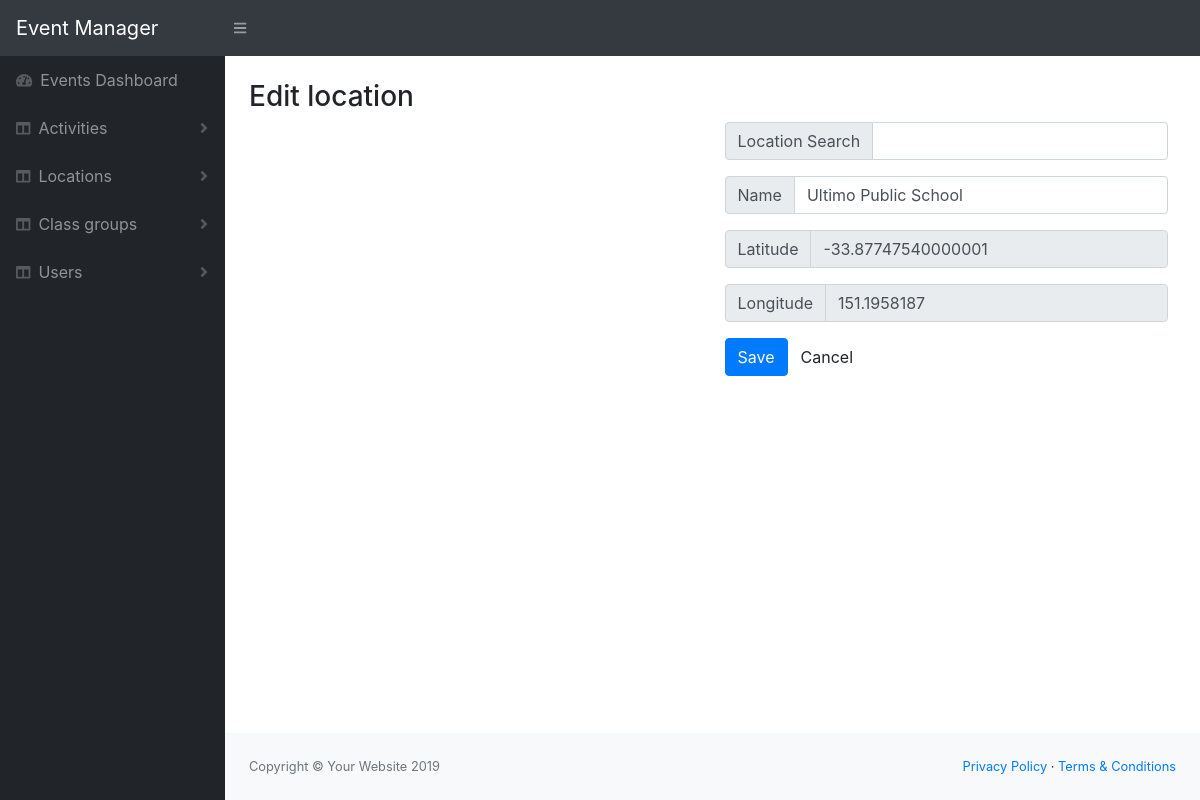
Screenshot of /location.php?id=1&a=e with the database file from the repository.
### tables this page shows
CREATE TABLE `location` (
  `id` int(11) NOT NULL,
  `name` varchar(255) NOT NULL,
  `latitude` varchar(255) NOT NULL,
  `longitude` varchar(255) NOT NULL,
  `disabled` tinyint(4) NOT NULL DEFAULT 0
);

### lib/Template.php (called while the page is built, shortened)
<?php
class Template{
    protected $template;
    public function __construct($template){
        $this->template = $template;
    }
    public function __toString(){
        include basename($this->template);
        return ob_get_clean();
    }
}

### lib/Database.php (called while the page is built, shortened)
<?php
Class Database{
    private $host = DB_HOST;
    private $user = DB_USER;
    private $pass = DB_PASS;
    private $dbname = DB_NAME;
    private $dbh;
    private $stmt;
    public function __construct(){
        $dsn = 'mysql:host='. $this->host .';dbname='. $this->dbname;
        $options = array(
            PDO::ATTR_PERSISTENT => true,
            PDO::ATTR_ERRMODE => PDO::ERRMODE_EXCEPTION
        );
        try{
            $this->dbh = new PDO($dsn, $this->user, $this->pass, $options);
        }catch(PDOException $ex){
            $this->error = $e->getMessage();
        }
    }
    public function query($query){
        $this->stmt = $this->dbh->prepare($query);
    }
    public function bind($param, $value, $type = null){
        if(is_null($type)){
            switch(true){
                default:
                    $type = PDO::PARAM_STR;
            }
        }
        $this->stmt->bindValue($param, $value, $type);
    }
    public function execute(){
        return $this->stmt->execute();
    }
    public function singleResult(){
        $this->execute();
        return $this->stmt->fetch(PDO::FETCH_OBJ);
    }
}

### lib/Location.php (called while the page is built, shortened)
<?php
class Location{
    private $db;
    public function __construct(){
        $this->db = new Database;
    }
    public function getLocation($id){
        $this->db->query("SELECT * FROM location WHERE id = :location_id");
        $this->db->bind(':location_id', $id);
        $results = $this->db->singleResult();
        return $results;
    }
}

### templates/single-location.php (the view, shortened to what this page needs)
<?php include 'inc/header.php' ?>
        <div class="d-flex justify-content-between">
            <h3><?php echo $title ?></h3>
        </div>
        <div class="row">
            <div class="col-6">
                <div id="map"></div>
            </div>
            <div class="col-6">
                <div class="form-group mr-2">
                        <div class="input-group">
                            <div class="input-group-prepend">
                                <label class="input-group-text" for="inputGroupSelect01">Location Search</label>
                            </div>
                            <input type="text" id="pac-input" class="form-control">
                        </div>
                </div>
                <form method="post" action="location.php">
                    <div class="form-group mr-2">
                        <div class="input-group">
                            <div class="input-group-prepend">
                                <label class="input-group-text" for="inputGroupSelect01">Name</label>
                            </div>
                            <input type="text" id="place_name" class="form-control" name="location_name" value="<?php echo ($location)? $location->name : ''; ?>">
                        </div>
                    </div>
                    <div class="form-group mr-2">
                        <div class="input-group">
                            <div class="input-group-prepend">
                                <label class="input-group-text" for="inputGroupSelect01">Latitude</label>
                            </div>
                            <input type="text" id="place_lat" class="form-control" name="latitude" value="<?php echo ($location)? $location->latitude : ''; ?>" readonly>
                        </div>
                    </div>
                    <div class="form-group mr-2">
                        <div class="input-group">
                            <div class="input-group-prepend">
                                <label class="input-group-text" for="inputGroupSelect01">Longitude</label>
                            </div>
                            <input type="text" id="place_long" class="form-control" name="longitude" value="<?php echo ($location)? $location->longitude : ''; ?>" readonly>
                        </div>
                    </div>
                    <input type="submit" class="btn btn-primary" value="Save" name="submit"><a href="location-list.php" class="btn btn-default">Cancel</a>
                </form>
            </div>
        </div>
<?php include 'inc/footer.php' ?>

### css/styles.css (style rules this page uses)
#map { height: 400px; width: 100%; }

### rows the page displays
location: location_name "Ultimo Public School", latitude "-33.87747540000001", longitude "151.1958187"

### other values shown
SITE_TITLE "Event Manager"
$title "Edit location"
